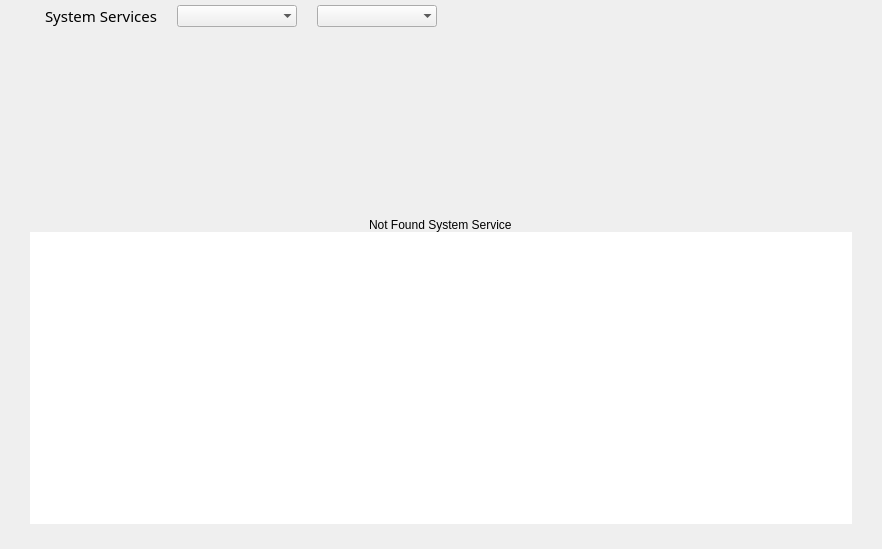
<?xml version="1.0" encoding="UTF-8"?>
<ui version="4.0">
 <class>ServicesPage</class>
 <widget class="QWidget" name="ServicesPage">
  <property name="geometry">
   <rect>
    <x>0</x>
    <y>0</y>
    <width>882</width>
    <height>549</height>
   </rect>
  </property>
  <property name="windowTitle">
   <string>Services</string>
  </property>
  <layout class="QGridLayout" name="gridLayout">
   <property name="leftMargin">
    <number>30</number>
   </property>
   <property name="topMargin">
    <number>0</number>
   </property>
   <property name="rightMargin">
    <number>30</number>
   </property>
   <property name="bottomMargin">
    <number>25</number>
   </property>
   <property name="spacing">
    <number>0</number>
   </property>
   <item row="0" column="0">
    <layout class="QHBoxLayout" name="titlesLayout">
     <property name="spacing">
      <number>20</number>
     </property>
     <property name="leftMargin">
      <number>15</number>
     </property>
     <property name="topMargin">
      <number>5</number>
     </property>
     <property name="rightMargin">
      <number>45</number>
     </property>
     <property name="bottomMargin">
      <number>5</number>
     </property>
     <item alignment="Qt::AlignLeft|Qt::AlignVCenter">
      <widget class="QLabel" name="lblServicesTitle">
       <property name="font">
        <font>
         <family>Rubik</family>
         <pointsize>11</pointsize>
        </font>
       </property>
       <property name="styleSheet">
        <string notr="true"/>
       </property>
       <property name="text">
        <string notr="true">System Services</string>
       </property>
      </widget>
     </item>
     <item>
      <widget class="QComboBox" name="cmbStartupStatus">
       <property name="minimumSize">
        <size>
         <width>120</width>
         <height>0</height>
        </size>
       </property>
       <property name="sizeAdjustPolicy">
        <enum>QComboBox::AdjustToMinimumContentsLengthWithIcon</enum>
       </property>
       <property name="frame">
        <bool>false</bool>
       </property>
      </widget>
     </item>
     <item>
      <widget class="QComboBox" name="cmbRunningStatus">
       <property name="minimumSize">
        <size>
         <width>120</width>
         <height>0</height>
        </size>
       </property>
       <property name="sizeAdjustPolicy">
        <enum>QComboBox::AdjustToMinimumContentsLengthWithIcon</enum>
       </property>
       <property name="frame">
        <bool>false</bool>
       </property>
      </widget>
     </item>
     <item>
      <spacer name="horizontalSpacer">
       <property name="orientation">
        <enum>Qt::Horizontal</enum>
       </property>
       <property name="sizeHint" stdset="0">
        <size>
         <width>40</width>
         <height>20</height>
        </size>
       </property>
      </spacer>
     </item>
     <item alignment="Qt::AlignLeft">
      <widget class="QLabel" name="lblServiceStartupImg">
       <property name="sizePolicy">
        <sizepolicy hsizetype="Fixed" vsizetype="Fixed">
         <horstretch>0</horstretch>
         <verstretch>0</verstretch>
        </sizepolicy>
       </property>
       <property name="minimumSize">
        <size>
         <width>20</width>
         <height>20</height>
        </size>
       </property>
       <property name="maximumSize">
        <size>
         <width>80</width>
         <height>16777215</height>
        </size>
       </property>
       <property name="font">
        <font>
         <family>Rubik</family>
         <pointsize>10</pointsize>
        </font>
       </property>
       <property name="toolTip">
        <string>Startup at boot ?</string>
       </property>
       <property name="styleSheet">
        <string notr="true"/>
       </property>
       <property name="text">
        <string/>
       </property>
      </widget>
     </item>
     <item>
      <spacer name="horizontalSpacer_2">
       <property name="orientation">
        <enum>Qt::Horizontal</enum>
       </property>
       <property name="sizeType">
        <enum>QSizePolicy::Fixed</enum>
       </property>
       <property name="sizeHint" stdset="0">
        <size>
         <width>40</width>
         <height>20</height>
        </size>
       </property>
      </spacer>
     </item>
     <item alignment="Qt::AlignRight">
      <widget class="QLabel" name="lblSystemRunningImg">
       <property name="sizePolicy">
        <sizepolicy hsizetype="Fixed" vsizetype="Fixed">
         <horstretch>0</horstretch>
         <verstretch>0</verstretch>
        </sizepolicy>
       </property>
       <property name="minimumSize">
        <size>
         <width>20</width>
         <height>20</height>
        </size>
       </property>
       <property name="maximumSize">
        <size>
         <width>100</width>
         <height>16777215</height>
        </size>
       </property>
       <property name="font">
        <font>
         <family>Rubik</family>
         <pointsize>10</pointsize>
        </font>
       </property>
       <property name="toolTip">
        <string>Running Now ?</string>
       </property>
       <property name="styleSheet">
        <string notr="true"/>
       </property>
       <property name="text">
        <string/>
       </property>
      </widget>
     </item>
    </layout>
   </item>
   <item row="1" column="0" alignment="Qt::AlignVCenter">
    <widget class="QWidget" name="notFoundWidget" native="true">
     <property name="sizePolicy">
      <sizepolicy hsizetype="Preferred" vsizetype="Expanding">
       <horstretch>0</horstretch>
       <verstretch>0</verstretch>
      </sizepolicy>
     </property>
     <property name="minimumSize">
      <size>
       <width>0</width>
       <height>200</height>
      </size>
     </property>
     <property name="maximumSize">
      <size>
       <width>16777215</width>
       <height>9999999</height>
      </size>
     </property>
     <property name="styleSheet">
      <string notr="true"/>
     </property>
     <layout class="QVBoxLayout" name="notFoundLayout">
      <property name="spacing">
       <number>0</number>
      </property>
      <property name="leftMargin">
       <number>0</number>
      </property>
      <property name="topMargin">
       <number>0</number>
      </property>
      <property name="rightMargin">
       <number>0</number>
      </property>
      <property name="bottomMargin">
       <number>0</number>
      </property>
      <item alignment="Qt::AlignHCenter|Qt::AlignBottom">
       <widget class="QLabel" name="lblNotFound">
        <property name="text">
         <string>Not Found System Service</string>
        </property>
       </widget>
      </item>
     </layout>
    </widget>
   </item>
   <item row="2" column="0">
    <widget class="QListWidget" name="listWidgetServices">
     <property name="focusPolicy">
      <enum>Qt::NoFocus</enum>
     </property>
     <property name="frameShape">
      <enum>QFrame::NoFrame</enum>
     </property>
     <property name="horizontalScrollBarPolicy">
      <enum>Qt::ScrollBarAlwaysOff</enum>
     </property>
     <property name="editTriggers">
      <set>QAbstractItemView::NoEditTriggers</set>
     </property>
     <property name="selectionMode">
      <enum>QAbstractItemView::NoSelection</enum>
     </property>
     <property name="selectionBehavior">
      <enum>QAbstractItemView::SelectRows</enum>
     </property>
     <property name="resizeMode">
      <enum>QListView::Adjust</enum>
     </property>
     <property name="layoutMode">
      <enum>QListView::Batched</enum>
     </property>
     <property name="spacing">
      <number>4</number>
     </property>
     <property name="uniformItemSizes">
      <bool>true</bool>
     </property>
    </widget>
   </item>
  </layout>
 </widget>
 <resources/>
 <connections/>
</ui>
